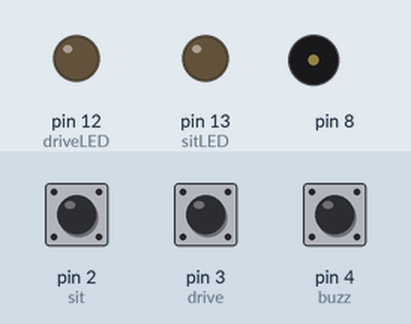
Simulated run of this sketch. Board: Arduino Uno, built with avr-gcc and run on an emulated ATmega328P. Parts: output pins drawn as LEDs (lit = HIGH), buzzer (waves = sounding). Dashed ring = blinking. The test bench sets the inputs (shaded band); at power-on: pin 2 (sit) HIGH, pin 3 (drive) HIGH, pin 4 (buzz) HIGH.

Above: at 1.2 s.
1.3 s: pin 2 (sit) pulled LOW for 0.15 s
At 2.75 s:
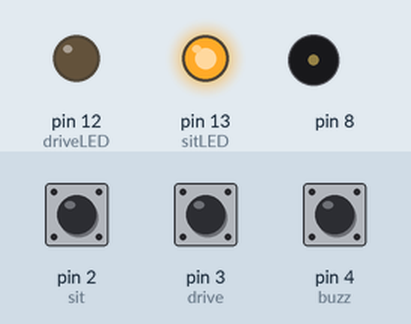
4.4 s: pin 3 (drive) pulled LOW for 0.15 s
At 5.75 s:
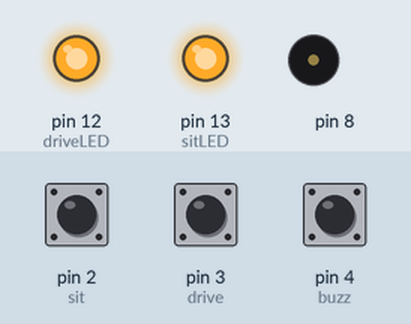
7.5 s: pin 4 (buzz) pulled LOW for 0.15 s
At 7.57 s:
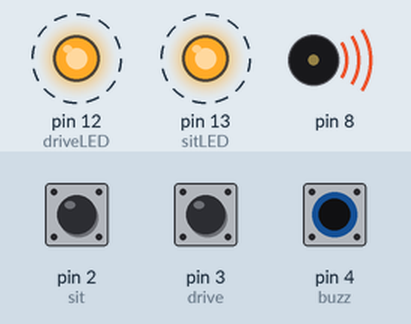
10.6 s: pin 2 (sit) pulled LOW for 1 s
At 12.75 s:
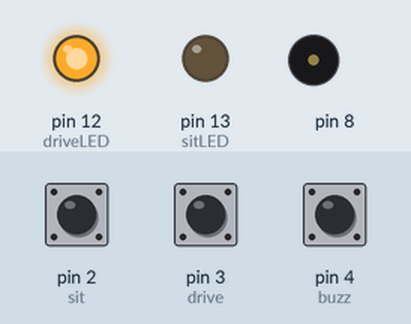
13.6 s: pin 3 (drive) pulled LOW for 1 s
At 14.22 s:
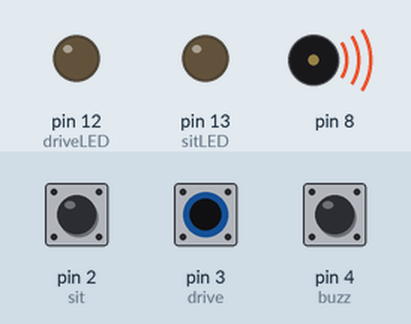
16.1 s: pin 2 (sit) pulled LOW for 0.15 s
At 17.9 s:
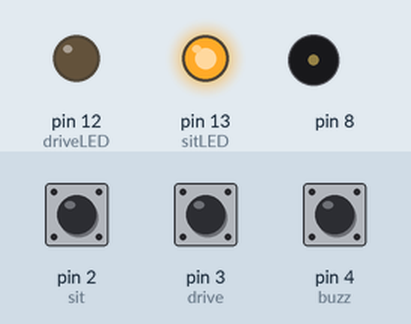
Timing chart, 0 to 20.2 s (numbered marks = the images above; inputs shaded):
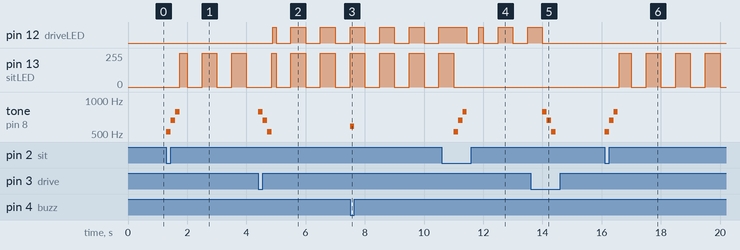

The sketch:

restaurant_communication_system.ino
```cpp
// Commissioned code for a communication system at a restaurant to let the front know when food is ready.
// Has two 3d printed boxes with LEDs and buttons connected together with an ethernet cable.

#include <Metro.h>
#include "pitches.h"

int drive = 3;
int sit = 2;
int buzz = 4;

int driveLED = 12;
int sitLED = 13;

int buzzer = 8;

int state0 = LOW;
int state1 = LOW;

int driveFlip = 0;
int sitFlip = 0;

Metro metro0 = Metro(500);
Metro metro1 = Metro(500);

void setup() {
  pinMode(driveLED, OUTPUT);
  digitalWrite(driveLED, state0);
  pinMode(sitLED, OUTPUT);
  digitalWrite(sitLED, state1);
  pinMode(drive, INPUT_PULLUP);
  pinMode(sit, INPUT_PULLUP);
  pinMode(buzz, INPUT_PULLUP);
}

void loop() {
  if (digitalRead(drive) == LOW)
  {
    if (driveFlip == 1)
    {
      driveFlip = 0;
      delay(400);
    } else
    {
      driveFlip = 1;
      tone(8, NOTE_G5, 150);
      delay(150);
      tone(8, NOTE_E5, 150);
      delay(150);
      tone(8, NOTE_C5, 150);
      delay(150);
    }
  }


  if (digitalRead(sit) == LOW)
  {
    if (sitFlip == 1)
    {
      sitFlip = 0;
      delay(400);
    } else
    {
      sitFlip = 1;
      tone(8, NOTE_C5, 150);
      delay(150);
      tone(8, NOTE_E5, 150);
      delay(150);
      tone(8, NOTE_G5, 150);
      delay(150);
    }
  }

  if (driveFlip == 1)
  {
    if (metro0.check() == 1) {
      if (state0 == HIGH)  {
        state0 = LOW;
      } else {
        state0 = HIGH;
      }
      digitalWrite(driveLED, state0);
    }
  } else
  {
    digitalWrite(driveLED, LOW);
  }

  if (sitFlip == 1)
  {
    if (metro1.check() == 1) {
      if (state1 == HIGH)  {
        state1 = LOW;
      } else {
        state1 = HIGH;
      }
      digitalWrite(sitLED, state1);
    }
  } else
  {
    digitalWrite(sitLED, LOW);
  }

  if (digitalRead(buzz) == LOW)
  {
    tone(8, NOTE_D5, 1);
  }
}
```

Measured:
- after the input at 1.3 s, pin 13 (sitLED): 0/255 → 255/255 after 0.45 s, then repeats every 1.0 s: 0/255 0.50 s, 255/255 0.50 s; tone on pin 8: silent → 523 Hz at once, → 659 Hz 0.15 s later, → 784 Hz 0.15 s later, → silent 0.15 s later
- after the input at 4.4 s, pin 12 (driveLED): LOW → HIGH after 0.49 s, then repeats every 1.0 s: LOW 0.50 s, HIGH 0.50 s; tone on pin 8: silent → 784 Hz at once, → 659 Hz 0.15 s later, → 523 Hz 0.15 s later, → silent 0.15 s later
- after the input at 7.5 s, tone on pin 8: silent → 587 Hz at once, → silent 0.15 s later
- after the input at 10.6 s, pin 13 (sitLED): goes on until 11.0 s, then stays 0/255; tone on pin 8: silent → 523 Hz after 0.40 s, → 659 Hz 0.15 s later, → 784 Hz 0.15 s later, → silent 0.15 s later
- after the input at 13.6 s, pin 12 (driveLED): goes on until 14.0 s, then stays LOW; tone on pin 8: silent → 784 Hz after 0.40 s, → 659 Hz 0.15 s later, → 523 Hz 0.15 s later, → silent 0.15 s later
- after the input at 16.1 s, tone on pin 8: silent → 523 Hz at once, → 659 Hz 0.15 s later, → 784 Hz 0.15 s later, → silent 0.15 s later
